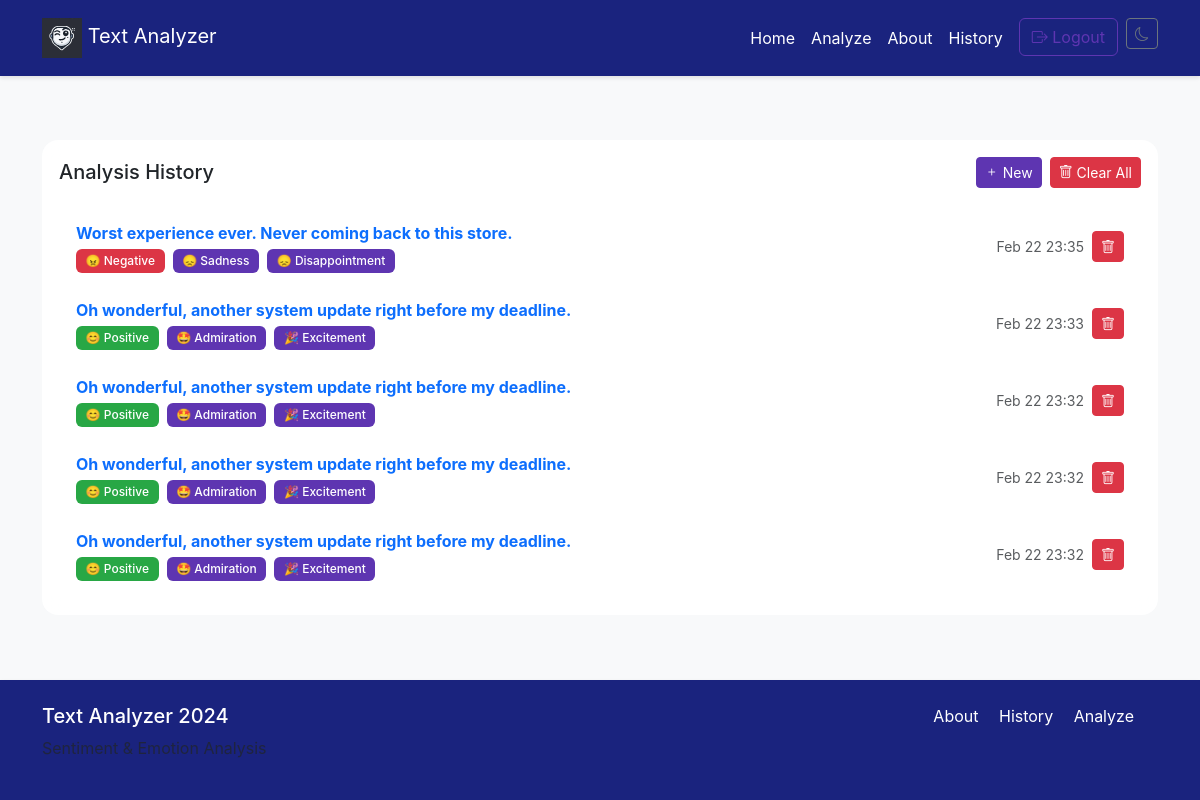
The app's page /history (signed in) with its own data.
### app.py (models this page shows)
class AnalysisHistory(db.Model):
    id = db.Column(db.Integer, primary_key=True)
    text = db.Column(db.Text, nullable=False)
    results = db.Column(db.JSON, nullable=False)
    user_id = db.Column(db.Integer, db.ForeignKey('user.id'), nullable=False)
    timestamp = db.Column(db.DateTime, default=lambda: datetime.now(timezone.utc), nullable=False)

### app.py (the view)
@app.route('/history')
def history():
    if current_user.is_authenticated:
        analyses = AnalysisHistory.query.filter_by(user_id=current_user.id).order_by(AnalysisHistory.timestamp.desc()).all()
    else:
        analyses = []  # Empty list for non-logged-in users
    return render_template('history.html', analyses=analyses)

### app.py (called while the page is built)
@login_manager.user_loader
def load_user(user_id):
    return db.session.get(User, int(user_id))

### templates/history.html (shortened to what this page needs)
{% extends "base.html" %}
{% block content %}
<div class="card bg-glass">
    <div class="card-body">
        <div class="d-flex align-items-center gap-3 mb-4">
            <h2 class="h5 mb-0">Analysis History</h2>
            <div class="ms-auto d-flex gap-2">
                <a href="/analysis" class="btn btn-primary btn-sm">
                    <i class="bi bi-plus"></i> New
                </a>
                <form method="POST" action="/clear_history">
                    <button type="submit" class="btn btn-danger btn-sm" onclick="return confirm('Delete ALL history?')">
                        <i class="bi bi-trash"></i> Clear All
                    </button>
                </form>
            </div>
        </div>
        {% if current_user.is_authenticated %}
            {% if analyses %}
            <div class="list-group">
                {% for analysis in analyses %}
                <div class="list-group-item history-entry hover-shadow">
                    <div class="d-flex justify-content-between align-items-center">
                        <div class="w-75">
                            <a href="{{ url_for('analysis_detail', analysis_id=analysis.id) }}" class="text-decoration-none">
                                <p class="mb-1 fw-bold text-primary">{{ analysis.text|truncate(80) }}</p>
                            </a>
                            <div class="d-flex gap-2 flex-wrap">
                                <span class="badge
                                    {% if analysis.results.sentiment.label == 'positive' %}bg-success
                                    {% elif analysis.results.sentiment.label == 'negative' %}bg-danger
                                    {% else %}bg-primary{% endif %}">
                                    {{ analysis.results.sentiment.emoji }}
                                    {{ analysis.results.sentiment.label|title }}
                                </span>
                                {% for emotion in analysis.results.emotions[:2] %}
                                <span class="badge bg-purple">
                                    {{ emotion.emoji }} {{ emotion.label|title }}
                                </span>
                                {% endfor %}
                            </div>
                        </div>
                        <div class="text-end">
                            <div class="d-flex align-items-center gap-2">
                                <small class="text-muted">
                                    {{ analysis.timestamp.strftime('%b %d %H:%M') }}
                                </small>
                                <form method="POST" action="{{ url_for('delete_analysis', analysis_id=analysis.id) }}">
                                    <button type="submit" class="btn btn-danger btn-sm"
                                            onclick="return confirm('Delete this analysis?')">
                                        <i class="bi bi-trash"></i>
                                    </button>
                                </form>
                            </div>
                        </div>
                    </div>
                </div>
                {% endfor %}
            </div>
            {% else %}
            <div class="text-center py-5">
                <i class="bi bi-clock-history display-4 text-muted"></i>
                <h3 class="h5 mt-3">No Analysis History</h3>
                <p class="text-muted">Analyze text to see results here</p>
            </div>
            {% endif %}
        {% endif %}
    </div>
</div>
{% endblock %}

### static/css/style.css (style rules this page uses)
:root { --primary: #5E35B1; --primary-hover: #4527A0; --secondary: #6c757d; --light: #f8f9fa; --dark: #212529; --navbar-bg: #1A237E; --navbar-text: #ffffff; --success: #28a745; --danger: #dc3545; --transition: all 0.3s cubic-bezier(0.4, 0, 0.2, 1); }
body { background-color: var(--light); color: var(--dark); font-family: 'Inter', system-ui, -apple-system, sans-serif; min-height: 100vh; display: flex; flex-direction: column; }
.btn-primary { background: var(--primary); border-color: var(--primary); transition: var(--transition); }
.card { border: none; border-radius: 1rem; box-shadow: var(--shadow-md); background: var(--light); transition: var(--transition); }
.bg-glass { background: rgba(255, 255, 255, 0.9); backdrop-filter: blur(12px) saturate(180%); border: 1px solid rgba(255, 255, 255, 0.2); }
.badge { padding: 0.5em 0.8em; border-radius: 6px; font-weight: 500; }
.bg-purple { background-color: var(--primary) !important; }
.bg-success { background-color: var(--success) !important; }
.bg-danger { background-color: var(--danger) !important; }
.history-entry { transition: var(--transition); border-radius: 12px; margin-bottom: 0.5rem; border: 1px solid transparent; }
.btn-primary { transition: var(--transition) !important; transform: scale(1); }

### records on screen
AnalysisHistory: text "Worst experience ever. Never coming back to this store.", results.sentiment.emoji "😠", results.sentiment.label "Negative", emoji "😞" "😞", label "Sadness" "Disappointment", timestamp "Feb 22 23:35"
AnalysisHistory: text "Oh wonderful, another system update right before my deadline.", results.sentiment.emoji "😊", results.sentiment.label "Positive", emoji "🤩" "🎉", label "Admiration" "Excitement", timestamp "Feb 22 23:33"
AnalysisHistory: text "Oh wonderful, another system update right before my deadline.", results.sentiment.emoji "😊", results.sentiment.label "Positive", emoji "🤩" "🎉", label "Admiration" "Excitement", timestamp "Feb 22 23:32"
AnalysisHistory: text "Oh wonderful, another system update right before my deadline.", results.sentiment.emoji "😊", results.sentiment.label "Positive", emoji "🤩" "🎉", label "Admiration" "Excitement", timestamp "Feb 22 23:32"
AnalysisHistory: text "Oh wonderful, another system update right before my deadline.", results.sentiment.emoji "😊", results.sentiment.label "Positive", emoji "🤩" "🎉", label "Admiration" "Excitement", timestamp "Feb 22 23:32"
